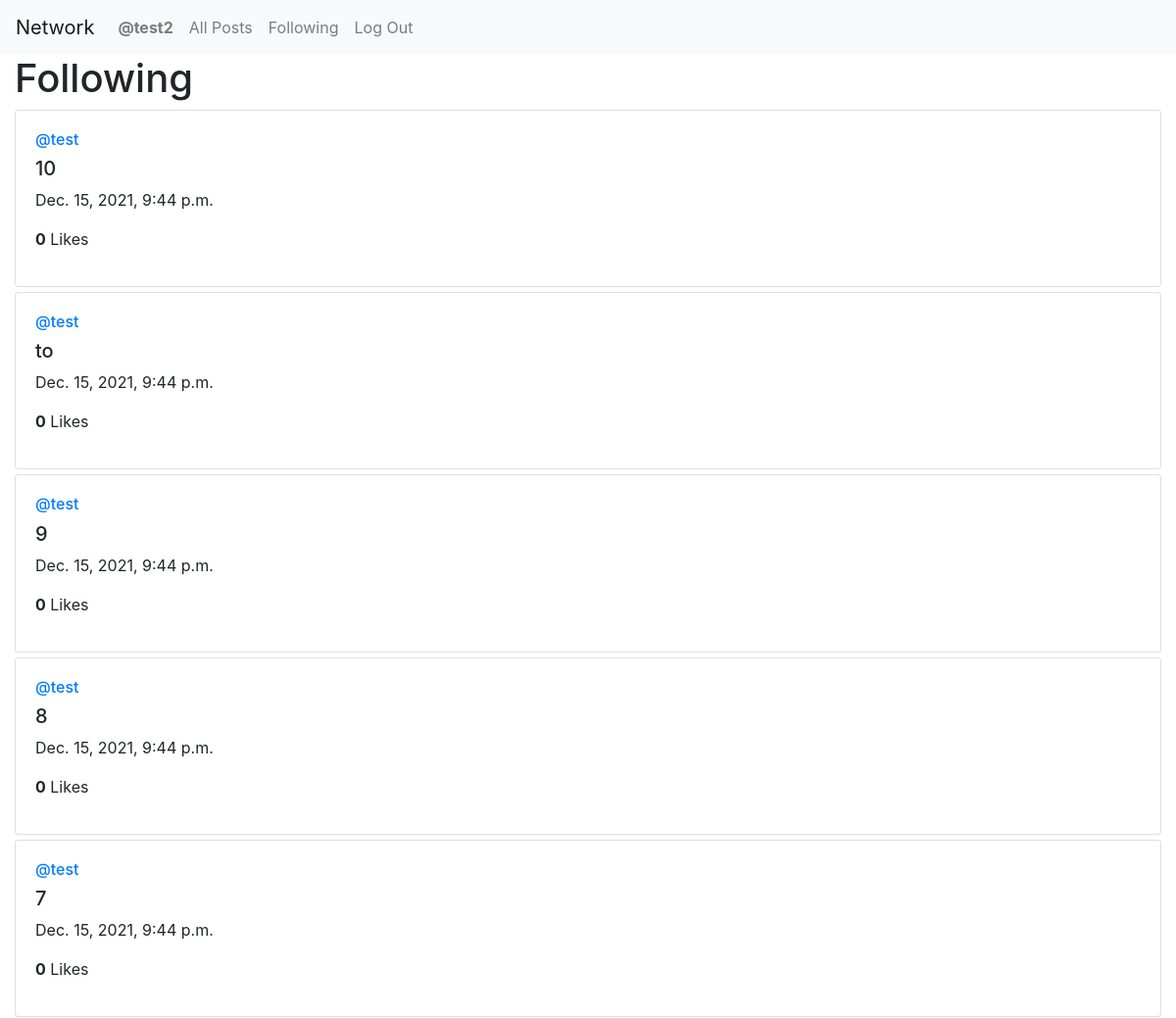
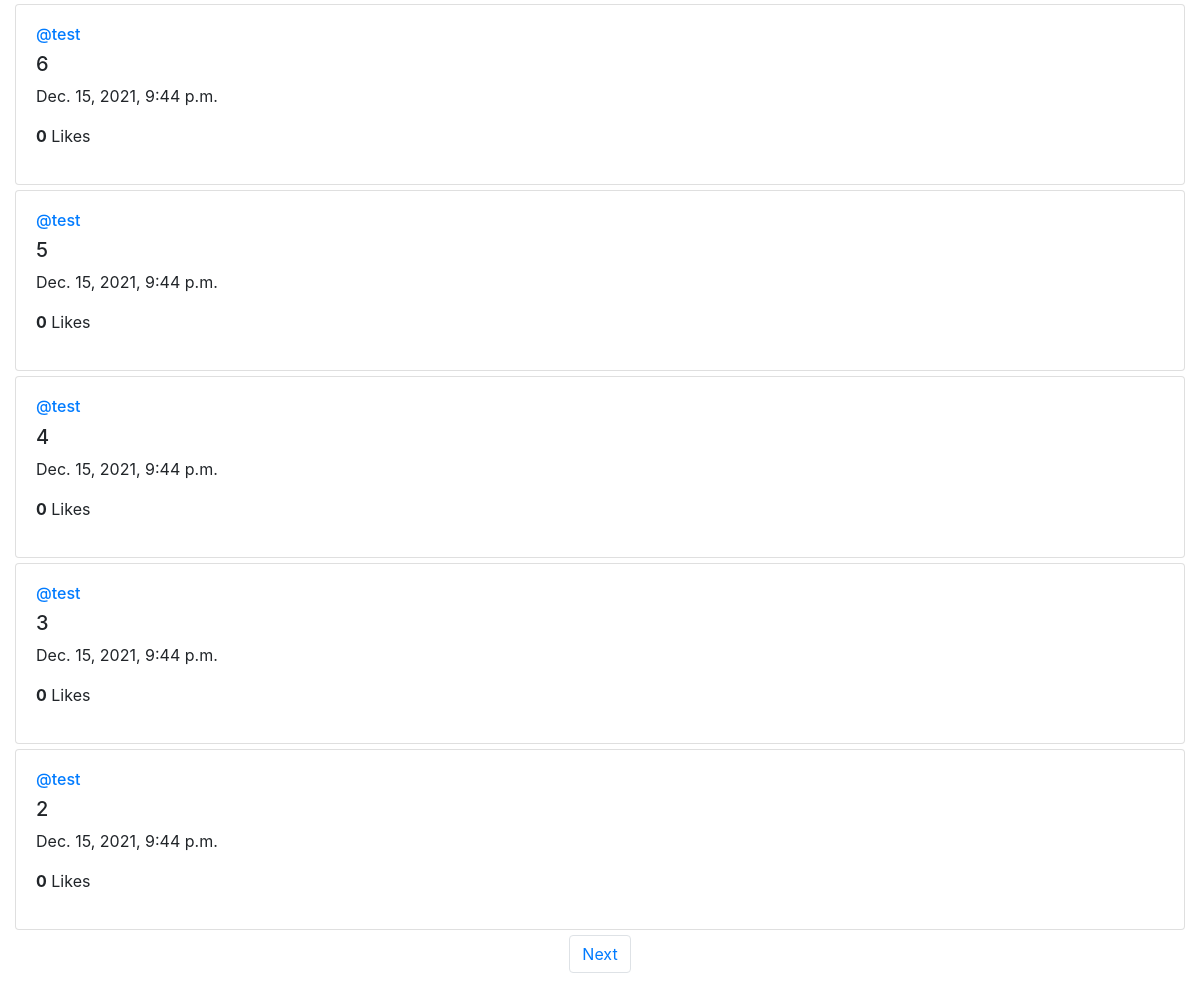
Screenshot of /following (signed in) with the database file from the repository (2 pictures, top to bottom).
### network/models.py (models this page shows)
class User(AbstractUser):
    following = models.ManyToManyField("self", blank=True, symmetrical=False, related_name="followers")

class Post(models.Model):
    id = models.UUIDField(primary_key=True, default=uuid.uuid4, editable=False) # each post uniquely identified using UUID v4
    user = models.ForeignKey("User", on_delete=models.CASCADE, related_name="posts")
    text = models.TextField()
    created_at = models.DateTimeField(auto_now_add=True) # Automatically set the field to now when the post is created
    likes = models.IntegerField(default=0)

### network/views.py (the view)
# urls.py: path("following", views.following_view, name="following"),
def following_view(request):
    c_user = User.objects.get(username=request.user.username)   # connected user
    f_users =  list(c_user.following.all()) # users followed by c_user
    f_posts = Post.objects.filter(user__in=f_users) # posts of f_users
    f_posts = f_posts.order_by('-created_at')
    page_index = request.GET.get('page', 1) # Get the page index from the URL
    p = Paginator(f_posts, 10)
    try:
        c_page = p.page(page_index)
    except PageNotAnInteger:    # Get to the first page
        c_page = p.page(1)
    except EmptyPage:   # Get to the last existing page
        c_page = p.page(p.num_pages)
    return render(request, "network/following.html", {
        "c_page": c_page
    })

### network/templates/network/following.html (shortened to what this page needs)
{% extends "network/layout.html" %}
{% block body %}
    <h1>Following</h1>
    {% for post in c_page.object_list %}
    <div class="card" style="margin: 5px 0;">
        <div class="card-body">
            <a href="{% url 'profile' username=post.user.username %}"><h6>@{{ post.user }}</h6></a>
            <h5>{{ post.text }}</h5>
            <p>{{ post.created_at }}</p>
            <p><b>{{ post.likes }}</b> Likes</p>
        </div>
    </div>
    {% endfor %}
    {% if c_page.has_other_pages %}
    <nav aria-label="Page navigation">
        <ul class="pagination justify-content-center">
            {% if c_page.has_next %}
                <li class="page-item"><a class="page-link" href="?page={{ c_page.next_page_number }}">Next</a></li>
            {% endif %}
        </ul>
    </nav>
    {% endif %}
{% endblock %}

### network/templates/network/layout.html (shortened to what this page needs)
{% load static %}
<!DOCTYPE html>
<html lang="en">
    <head>
        <link rel="stylesheet" href="https://stackpath.bootstrapcdn.com/bootstrap/4.4.1/css/bootstrap.min.css">
        <link href="{% static 'network/styles.css' %}" rel="stylesheet">
    </head>
    <body>
        <nav class="navbar navbar-expand-lg navbar-light bg-light">
            <a class="navbar-brand" href="#">Network</a>
            <div>
              <ul class="navbar-nav mr-auto">
                {% if user.is_authenticated %}
                    <li class="nav-item">
                        <a class="nav-link" href="{% url 'profile' username=user.username %}"><strong>@{{ user.username }}</strong></a>
                    </li>
                {% endif %}
                <li class="nav-item">
                  <a class="nav-link" href="{% url 'index' %}">All Posts</a>
                </li>
                {% if user.is_authenticated %}
                    <li class="nav-item">
                        <a class="nav-link" href="{% url 'following' %}">Following</a>
                    </li>
                    <li class="nav-item">
                        <a class="nav-link" href="{% url 'logout' %}">Log Out</a>
                    </li>
                {% endif %}
              </ul>
            </div>
          </nav>
        <div class="container-fluid">
            {% block body %}
            {% endblock %}
        </div>
    </body>
</html>

### rows the page displays
User: username "test2"
Post: user "test", text "10", created_at "Dec. 15, 2021, 9:44 p.m.", likes "0"
Post: user "test", text "to", created_at "Dec. 15, 2021, 9:44 p.m.", likes "0"
Post: user "test", text "9", created_at "Dec. 15, 2021, 9:44 p.m.", likes "0"
Post: user "test", text "8", created_at "Dec. 15, 2021, 9:44 p.m.", likes "0"
Post: user "test", text "7", created_at "Dec. 15, 2021, 9:44 p.m.", likes "0"
Post: user "test", text "6", created_at "Dec. 15, 2021, 9:44 p.m.", likes "0"
Post: user "test", text "5", created_at "Dec. 15, 2021, 9:44 p.m.", likes "0"
Post: user "test", text "4", created_at "Dec. 15, 2021, 9:44 p.m.", likes "0"
Post: user "test", text "3", created_at "Dec. 15, 2021, 9:44 p.m.", likes "0"
Post: user "test", text "2", created_at "Dec. 15, 2021, 9:44 p.m.", likes "0"
